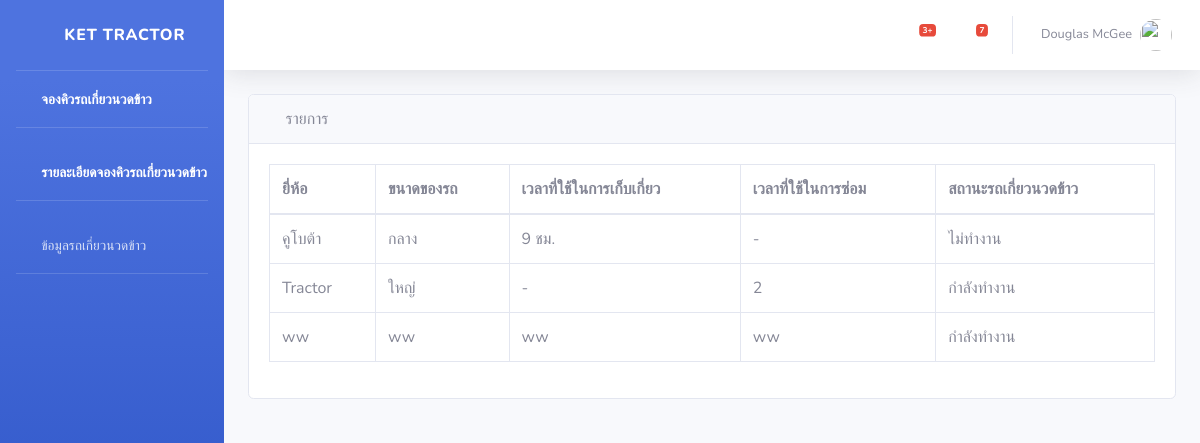
/showaddTractor, run on an earlier commit of the app's database.
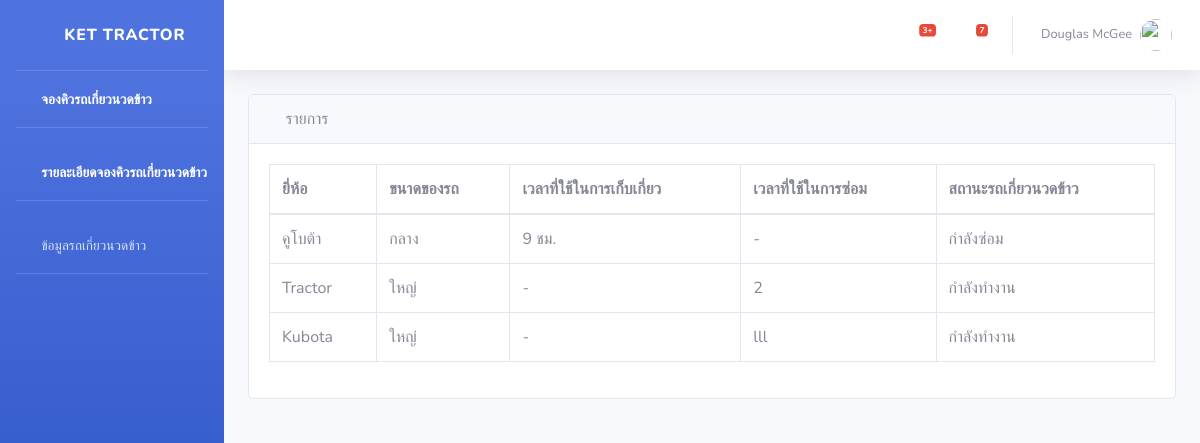
And on a later commit of the database.
### api/models.py (models this page shows, shortened)
class AddTractor(models.Model):
    tractor_name = models.CharField(max_length=1000)
    tractor_detail = models.CharField(max_length=1000)
    tractor_timeHarvers = models.CharField(max_length=1000)
    tractor_timeRepair = models.CharField(max_length=1000)
    tractor_status = models.ForeignKey(Tractor_status, on_delete=models.CASCADE, null=True, default=1 )
    class Meta:
        verbose_name = 'เพิ่มข้อมูลรถเกี่ยวนวดข้าว'

class Tractor_status(models.Model):
    id = models.AutoField(primary_key=True)
    tractor_status = models.CharField(max_length=1000, verbose_name = 'สถานะรถเกี่ยวนวดข้าว')
    def __str__(self):
        return f'{self.tractor_status}'
    class Meta:
        verbose_name = 'สถานะรถเกี่ยวนวดข้าว'

### api/views.py (the view)
# urls.py: path('showaddTractor',views.showaddTractor),
def showaddTractor(req):
    showaddTractor = AddTractor.objects.all()
    return render(req, 'api/showaddTractor.html', {
        'showaddTractor': showaddTractor,
    })

### api/templates/api/showaddTractor.html (shortened to what this page needs)
<!DOCTYPE html>
{% extends 'api/base.html' %}
{% block content %}
<div id="content-wrapper">
  <div class="container-fluid">
      <div class="card mb-3">
          <div class="card-header">
              <i class="fas fa-table"></i>
              รายการ
          </div>
          <div class="card-body">
               <div class="table-responsive">
                  <table class="table table-bordered" id="dataTable" width="100%" cellspacing="0" align="center">
                      <thead>
                      <tr>
                          <th>ยี่ห้อ</th>
                          <th>ขนาดของรถ</th>
                          <th>เวลาที่ใช้ในการเก็บเกี่ยว</th>
                          <th>เวลาที่ใช้ในการซ่อม</th>
                          <th>สถานะรถเกี่ยวนวดข้าว</th>
                      </tr>
                      </thead>
                      <tbody>
                      {% for showaddTractor in showaddTractor %}
                        <tr>
                            <td>{{ showaddTractor.tractor_name }}</td>
                              <td>{{ showaddTractor.tractor_detail }}</td>
                              <td>{{ showaddTractor.tractor_timeHarvers }}</td>
                              <td>{{ showaddTractor.tractor_timeRepair }}</td>
                              <td>{{ showaddTractor.tractor_status }}</td>
                          </tr>
                      {% endfor %}
                      </tbody>
                    </table>
                </div>
                </div>
                </div>
                </div>
                {% endblock %}

What changed in the data, as far as the page shows it:
removed AddTractor: tractor_name "ww", tractor_detail "ww", tractor_timeHarvers "ww", tractor_timeRepair "ww", tractor_status "กำลังทำงาน"
changed AddTractor "คูโบต้า": tractor_status "ไม่ทำงาน" → "กำลังซ่อม"
added AddTractor: tractor_name "Kubota", tractor_detail "ใหญ่", tractor_timeHarvers "-", tractor_timeRepair "lll", tractor_status "กำลังทำงาน"
